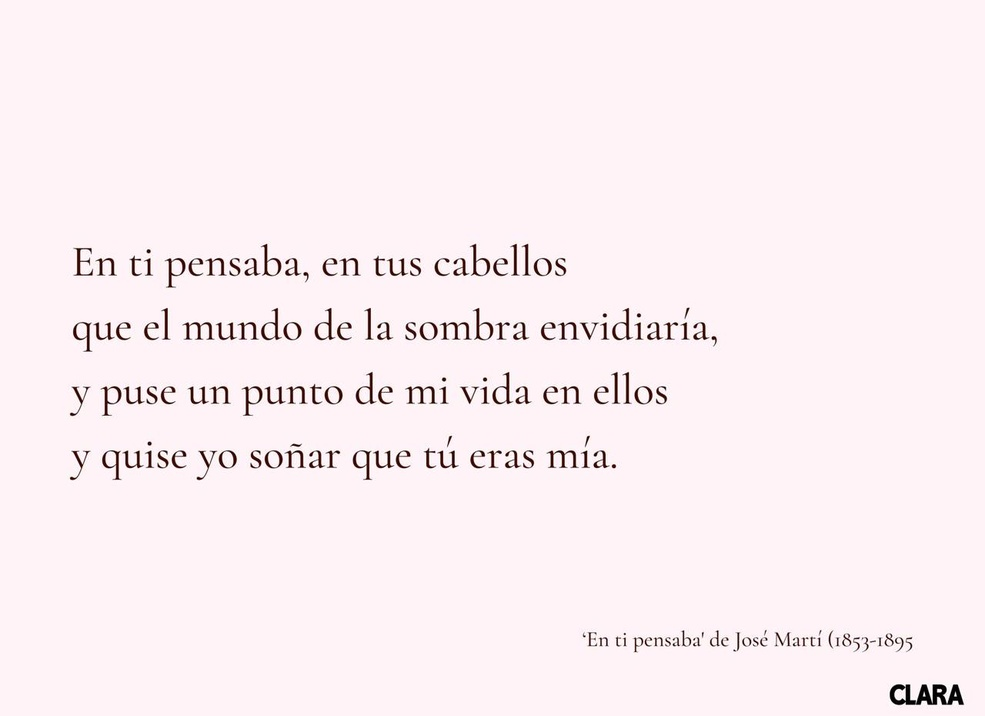
#> input picture 1.jpg, 985 x 716 px, shrunk from 1280 x 930 before the run
$ python -i preprocess.py   (imports and definitions only)
#> lines starting #> are read from the running program, lines starting #| are printed output that depends on the picture; after the words box and inside, x2 and y2 are one past the last pixel; in counts of white or black regions, pixels touching at a corner belong together
import cv2
import numpy as np

def preprocess_image(image_path):
    # Leer la imagen en escala de grises
#> called with image_path = '../1.jpg'
    image = cv2.imread(image_path, cv2.IMREAD_GRAYSCALE)
#> image: shape (716, 985); min 0, max 255, mean 242.8

    # Aplicar un filtro Gaussiano para suavizar la imagen y reducir el ruido
    image = cv2.GaussianBlur(image, (5, 5), 0)

    # Convertir la imagen en una imagen binaria
    _, binary_image = cv2.threshold(image, 150, 255, cv2.THRESH_BINARY + cv2.THRESH_OTSU)
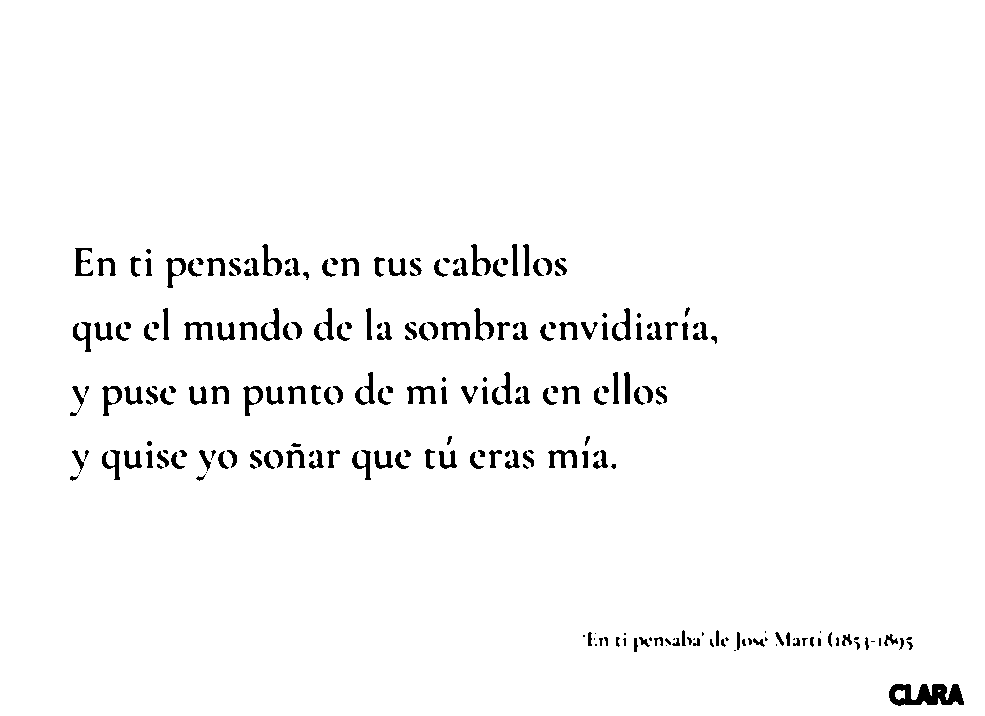
#> binary_image: shape (716, 985); 97.4% white; 234 black regions (48 under 20 px), largest, box (x1, y1, x2, y2) and area: (889, 684, 964, 706) 1108, (407, 386, 436, 404) 264, (441, 322, 470, 340) 263

    # Ecualizar el histograma de la imagen binaria para mejorar el contraste
    binary_image = cv2.equalizeHist(binary_image)

    # Aplicar la operación de apertura morfológica utilizando un kernel de tamaño 1x1 para eliminar el ruido blanco
    kernel = np.ones((1, 1), np.uint8)
    processed_image = cv2.morphologyEx(binary_image, cv2.MORPH_OPEN, kernel)

    # Retornar la imagen procesada
    return processed_image

>>> result = preprocess_image('../1.jpg')

$ run again, on ejemplo.jpg
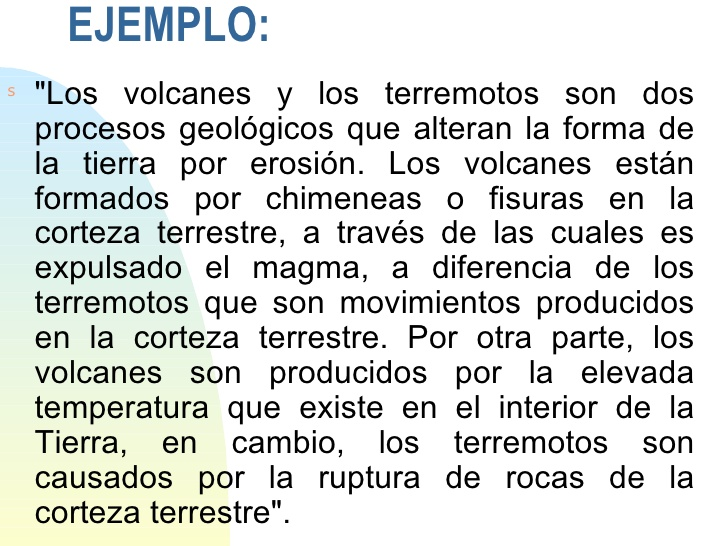
#> input picture ejemplo.jpg, 728 x 546 px
#> in preprocess_image, `image = cv2.GaussianBlur(image, (5, 5), 0)`:
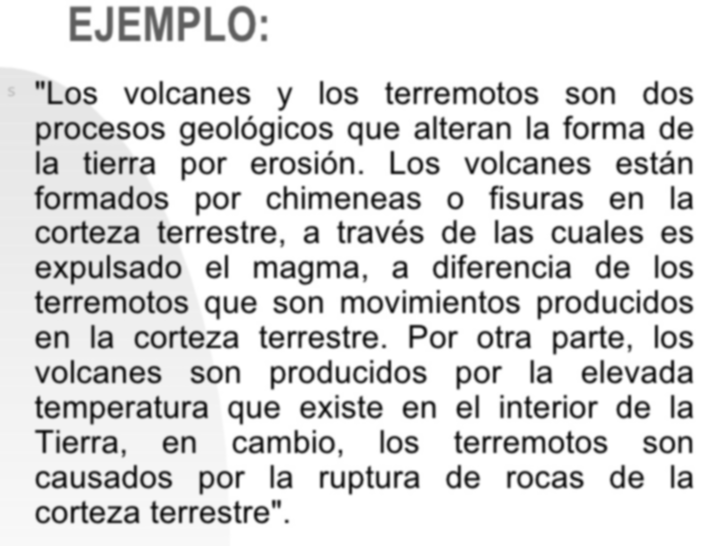
#> image: shape (546, 728); min 12, max 255, mean 221.5
#> in preprocess_image, `_, binary_image = cv2.threshold(image, 150, 255, cv2.THRESH_BINARY + c..`:
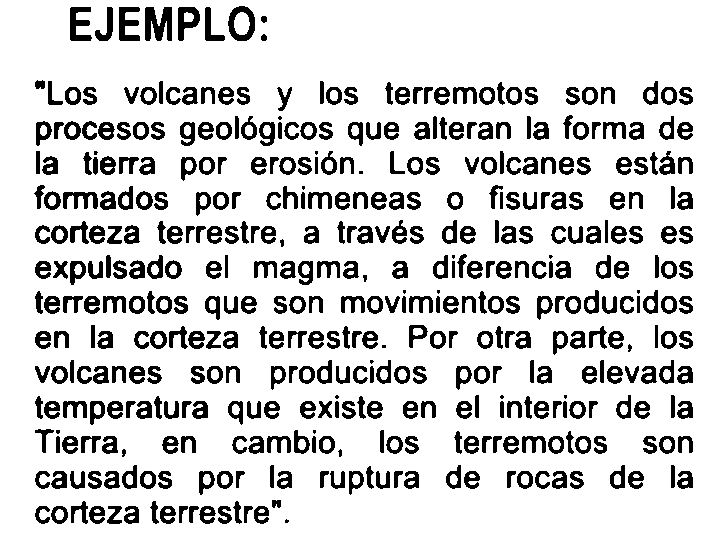
#> binary_image: shape (546, 728); 83.4% white; 445 black regions (18 under 20 px), largest, box (x1, y1, x2, y2) and area: (145, 7, 172, 41) 671, (228, 6, 255, 41) 477, (70, 7, 92, 41) 453

$ run again, on manuscrita.jpg
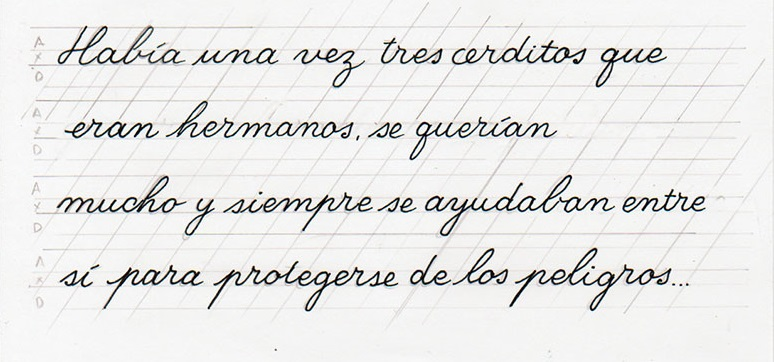
#> input picture manuscrita.jpg, 774 x 362 px
#> in preprocess_image, `image = cv2.GaussianBlur(image, (5, 5), 0)`:
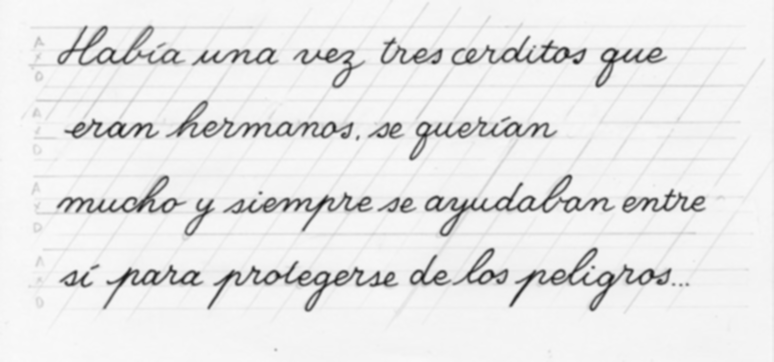
#> image: shape (362, 774); min 21, max 250, mean 232.1
#> in preprocess_image, `_, binary_image = cv2.threshold(image, 150, 255, cv2.THRESH_BINARY + c..`:
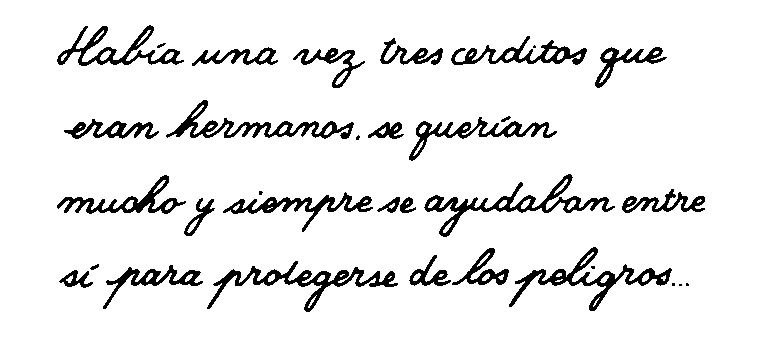
#> binary_image: shape (362, 774); 92.3% white; 33 black regions (7 under 20 px), largest, box (x1, y1, x2, y2) and area: (424, 174, 615, 237) 1979, (207, 261, 398, 312) 1930, (509, 247, 672, 311) 1827

$ run again, on Frase-parar-imprimir-en-tarjeta-724x1024.png
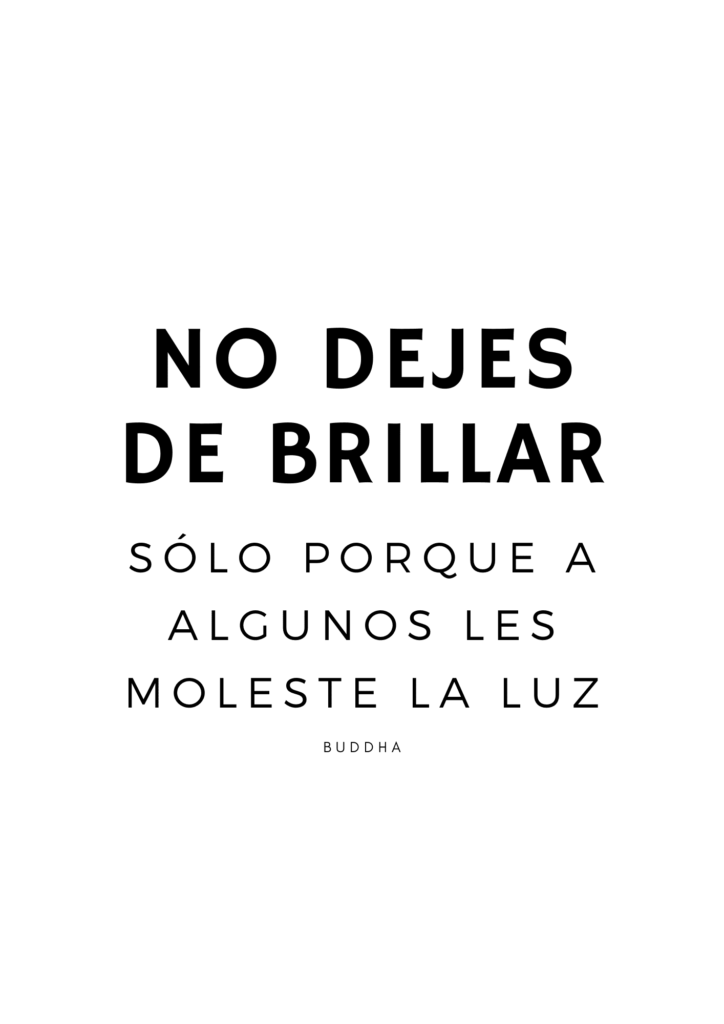
#> input picture Frase-parar-imprimir-en-tarjeta-724x1024.png, 724 x 1024 px
#> in preprocess_image, image is the input picture: shape (1024, 724); min 0, max 255, mean 244.6
#> in preprocess_image, `_, binary_image = cv2.threshold(image, 150, 255, cv2.THRESH_BINARY + c..`:
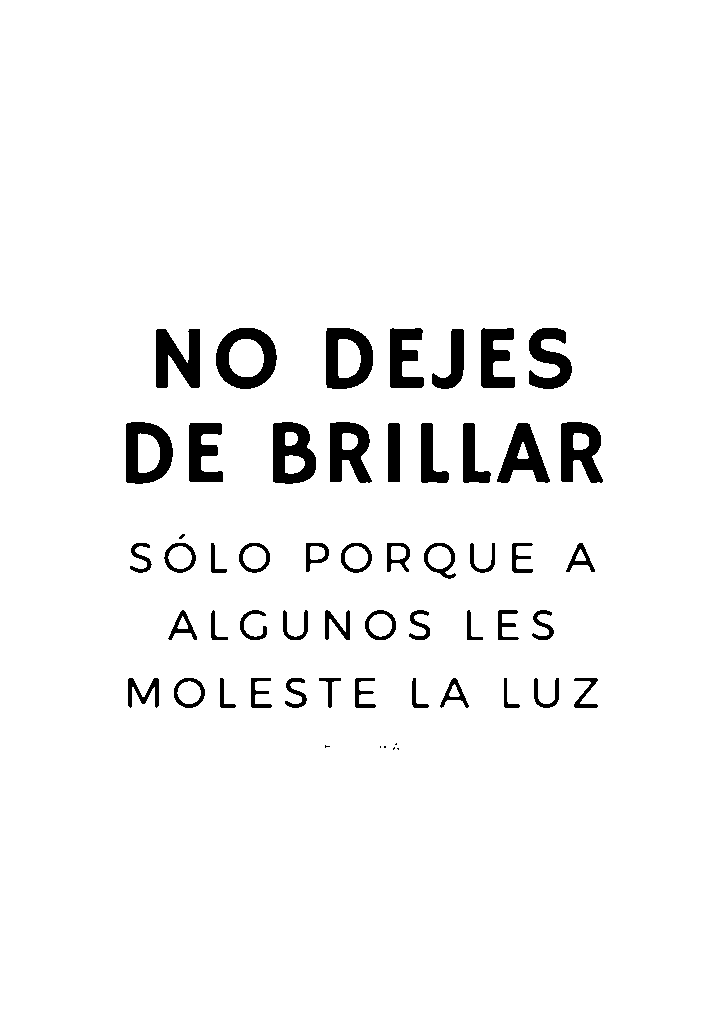
#> binary_image: shape (1024, 724); 95.7% white; 56 black regions (7 under 20 px), largest, box (x1, y1, x2, y2) and area: (216, 328, 277, 389) 1871, (273, 422, 316, 484) 1809, (156, 329, 200, 388) 1772
